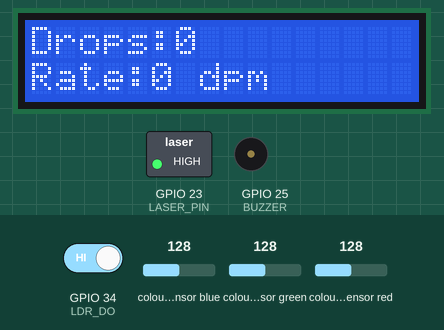
Simulated run of this sketch. Board: ESP32. Parts: 16×2 character LCD, switched loads named in the sketch (green lamp = pin HIGH), buzzer (waves = sounding, pin HIGH). The test bench sets the inputs (shaded band); at power-on: colour sensor red 128, colour sensor blue 128, GPIO 34 (LDR_DO) HIGH, colour sensor green 128. WiFi joins after 1.5 s; servers stay silent unless stated; what the sketch prints to the serial monitor is not drawn.

Above: at 6.3 s.
6.4 s: colour sensor red set to 131
At 7.9 s:
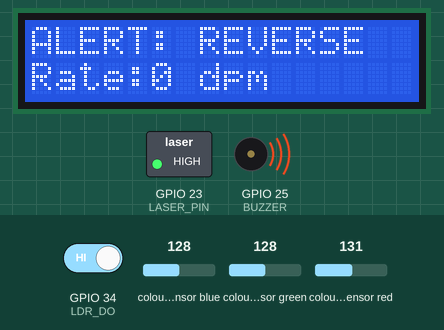
8.2 s: colour sensor blue set to 134
At 9.0 s:
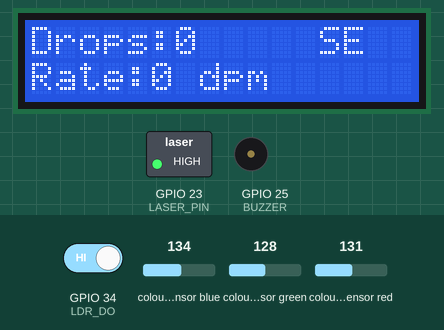
11.2 s: GPIO 34 (LDR_DO) driven LOW
At 11.9 s:
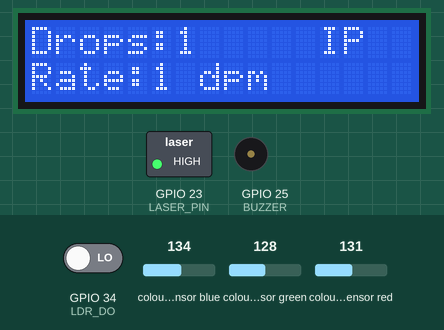
12.7 s: colour sensor blue set to 5
At 14.2 s:
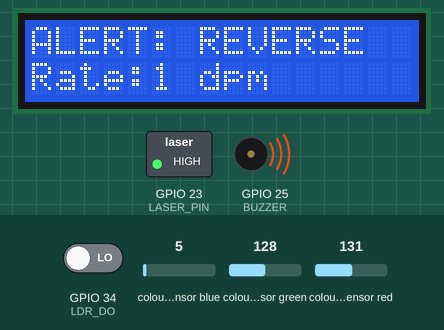
14.5 s: colour sensor green set to 134
At 17.4 s:
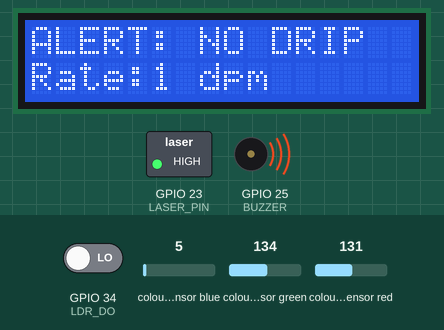
17.5 s: colour sensor green set to 5
At 19.1 s:
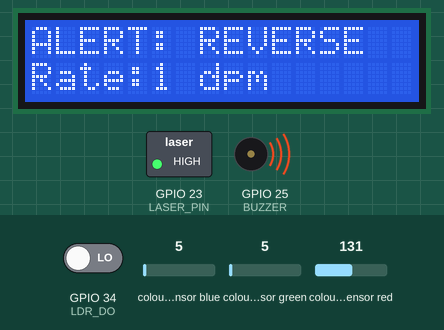
Timing chart, 0 to 20.3 s (numbered marks = the images above; inputs shaded):
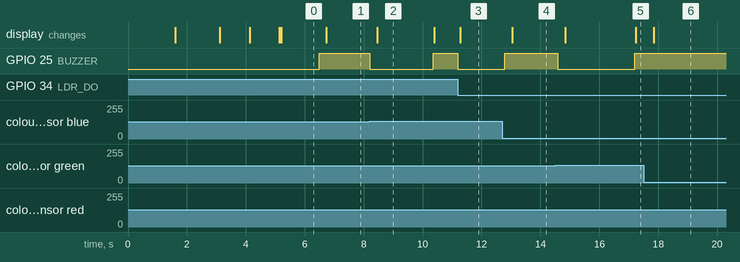

Measured:
- the behaviour switches between 128 and 129 on colour sensor red (found by bisection; images 0 and 1)
- the behaviour switches between 130 and 131 on colour sensor blue (found by bisection; images 1 and 2)
- the behaviour switches between 130 and 131 on colour sensor green (found by bisection; images 4 and 5)
- after the input at 6.4 s, GPIO 25 (BUZZER): LOW → HIGH after 0.09 s; the display: changes after 0.34 s (image 1)
- after the input at 8.2 s, GPIO 25 (BUZZER): HIGH → LOW at once, → HIGH 2.2 s later; the display: changes after 0.26 s (image 2)
- after the input at 11.2 s, GPIO 25 (BUZZER): HIGH → LOW at once; the display: changes after 0.08 s (image 3)
- after the input at 12.7 s, GPIO 25 (BUZZER): LOW → HIGH after 0.09 s; the display: changes after 0.34 s (image 4)
- after the input at 14.5 s, GPIO 25 (BUZZER): HIGH → LOW after 0.10 s, → HIGH 2.6 s later; the display: first changes after 0.34 s (image 5 shows a later state)
- after the input at 17.5 s, the display: changes after 0.34 s (image 6)

The sketch:

wifi_code.ino
```cpp
#include <Wire.h>
#include <LiquidCrystal_I2C.h>
#include <Adafruit_TCS34725.h>
#include <WiFi.h>
#include <ThingSpeak.h>

// ================= WIFI =================
const char* ssid = "ayush_5G";
const char* password = "ayush2525";

unsigned long channelID = 3249576;
const char* writeAPIKey = "OEM6RQM1F60CXPH5";
WiFiClient client;

// ================= LCD =================
// If LCD is blank, change 0x27 to 0x3F
LiquidCrystal_I2C lcd(0x27, 16, 2);

// ================= COLOR SENSOR =================
Adafruit_TCS34725 tcs =
  Adafruit_TCS34725(TCS34725_INTEGRATIONTIME_50MS, TCS34725_GAIN_4X);

// ================= PINS =================
#define LDR_DO     34
#define LASER_PIN  23
#define BUZZER     25

// ================= SETTINGS =================
// increase this if one drop still becomes 2 counts
const unsigned long DROP_LOCKOUT_US    = 80000;   // 80 ms
const unsigned long NO_DRIP_TIMEOUT_MS = 6000;    // alert if no drip for 6 sec (normal rate margin)

// ================= DROP VARIABLES =================
volatile unsigned long dropCount = 0;
volatile unsigned long lastDropMicros = 0;
volatile bool waitForRelease = false;
volatile bool newDropDetected = false;

unsigned long lastDropTimeMs = 0;

// Store recent drops for flow rate over last 60 sec
const int MAX_DROPS_STORE = 300;
unsigned long dropTimes[MAX_DROPS_STORE];
int dropHead = 0;
int dropStored = 0;

// ================= TIMERS =================
unsigned long lastLCDUpdate = 0;
unsigned long lastColorCheck = 0;
unsigned long lastThingSpeakUpdate = 0;
unsigned long lastWiFiCheck = 0;

// ================= ALERT STATES =================
bool noDripAlert = false;
bool reverseFlowAlert = false;

// ================= ISR =================
// Count only once when beam breaks, then wait until beam restores
void IRAM_ATTR dropISR() {
  unsigned long nowUs = micros();
  int state = digitalRead(LDR_DO);

  // LOW = drop/beam interrupted
  if (state == LOW) {
    if (!waitForRelease && (nowUs - lastDropMicros > DROP_LOCKOUT_US)) {
      dropCount++;
      lastDropMicros = nowUs;
      waitForRelease = true;
      newDropDetected = true;
    }
  }
  // HIGH = beam restored, ready for next drop
  else {
    waitForRelease = false;
  }
}

// ================= HELPERS =================
void addDropTimestamp(unsigned long t) {
  dropTimes[dropHead] = t;
  dropHead = (dropHead + 1) % MAX_DROPS_STORE;

  if (dropStored < MAX_DROPS_STORE) {
    dropStored++;
  }
}

int countDropsLast60s(unsigned long nowMs) {
  int count = 0;

  for (int i = 0; i < dropStored; i++) {
    int idx = (dropHead - 1 - i + MAX_DROPS_STORE) % MAX_DROPS_STORE;

    if (nowMs - dropTimes[idx] <= 60000UL) {
      count++;
    } else {
      break;
    }
  }
  return count;
}

float getDropsPerMinute(unsigned long nowMs) {
  return (float)countDropsLast60s(nowMs);
}

void connectWiFi() {
  WiFi.begin(ssid, password);

  lcd.clear();
  lcd.setCursor(0, 0);
  lcd.print("Connecting WiFi");

  unsigned long startAttempt = millis();

  while (WiFi.status() != WL_CONNECTED && millis() - startAttempt < 15000) {
    delay(300);
  }

  lcd.clear();
  if (WiFi.status() == WL_CONNECTED) {
    lcd.setCursor(0, 0);
    lcd.print("WiFi Connected");
  } else {
    lcd.setCursor(0, 0);
    lcd.print("WiFi Failed");
  }

  delay(1000);
  lcd.clear();
}

void checkReverseFlow() {
  uint16_t r, g, b, c;
  tcs.getRawData(&r, &g, &b, &c);

  // tune threshold according to your setup
  if (r > g && r > b && r > 150) {
    reverseFlowAlert = true;
  } else {
    reverseFlowAlert = false;
  }
}

void updateLCD(unsigned long totalDrops, float dpm) {
  lcd.setCursor(0, 0);

  if (reverseFlowAlert) {
    lcd.print("ALERT: REVERSE ");
  } else if (noDripAlert) {
    lcd.print("ALERT: NO DRIP");
  } else {
    lcd.print("Drops:");
    lcd.print(totalDrops);
    lcd.print("     ");
  }

  lcd.setCursor(0, 1);
  lcd.print("Rate:");
  lcd.print((int)dpm);
  lcd.print(" dpm   ");
}

void uploadThingSpeak(unsigned long totalDrops, bool alert, float dpm) {
  if (WiFi.status() != WL_CONNECTED) return;

  ThingSpeak.setField(1, (long)totalDrops);
  ThingSpeak.setField(2, alert ? 1 : 0);
  ThingSpeak.setField(3, dpm);
  ThingSpeak.setField(4, reverseFlowAlert ? 1 : 0);

  int response = ThingSpeak.writeFields(channelID, writeAPIKey);

  Serial.print("ThingSpeak response: ");
  Serial.println(response);
}

// ================= SETUP =================
void setup() {
  Serial.begin(115200);

  Wire.begin(21, 22);

  pinMode(LDR_DO, INPUT);
  pinMode(LASER_PIN, OUTPUT);
  pinMode(BUZZER, OUTPUT);

  digitalWrite(LASER_PIN, HIGH);
  digitalWrite(BUZZER, LOW);

  lcd.init();
  lcd.backlight();
  lcd.setCursor(0, 0);
  lcd.print("System Starting");
  delay(1500);
  lcd.clear();

  if (!tcs.begin()) {
    lcd.setCursor(0, 0);
    lcd.print("Color Error");
    while (1);
  }

  connectWiFi();
  ThingSpeak.begin(client);

  attachInterrupt(digitalPinToInterrupt(LDR_DO), dropISR, CHANGE);

  lastDropTimeMs = millis();

  lcd.setCursor(0, 0);
  lcd.print("System Ready");
  delay(1000);
  lcd.clear();

  Serial.println("System Ready...");
}

// ================= LOOP =================
void loop() {
  unsigned long now = millis();

  noInterrupts();
  unsigned long totalDrops = dropCount;
  bool gotNewDrop = newDropDetected;
  unsigned long lastDropUsCopy = lastDropMicros;
  if (newDropDetected) newDropDetected = false;
  interrupts();

  if (gotNewDrop) {
    lastDropTimeMs = lastDropUsCopy / 1000UL;
    addDropTimestamp(lastDropTimeMs);

    Serial.print("Drop Count: ");
    Serial.println(totalDrops);
  }

  // no drip alert
  noDripAlert = (now - lastDropTimeMs > NO_DRIP_TIMEOUT_MS);

  // reverse flow check every 100 ms
  if (now - lastColorCheck >= 100) {
    lastColorCheck = now;
    checkReverseFlow();
  }

  bool alert = noDripAlert || reverseFlowAlert;

  // buzzer
  digitalWrite(BUZZER, alert ? HIGH : LOW);

  // drops per minute
  float dpm = getDropsPerMinute(now);

  // LCD update every 300 ms
  if (now - lastLCDUpdate >= 300) {
    lastLCDUpdate = now;
    updateLCD(totalDrops, dpm);
  }

  // WiFi reconnect every 5 sec
  if (now - lastWiFiCheck >= 5000) {
    lastWiFiCheck = now;
    if (WiFi.status() != WL_CONNECTED) {
      WiFi.disconnect();
      WiFi.begin(ssid, password);
    }
  }

  // ThingSpeak update every 10 sec
  if (now - lastThingSpeakUpdate >= 10000) {
    lastThingSpeakUpdate = now;
    uploadThingSpeak(totalDrops, alert, dpm);
  }
}
```
